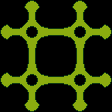

Below is a game level as drawn by its tile map, then a one-line description and the .tmx file that defines it, in full:
An orthogonal 14x14 tile map with 8x8 px tiles, 1 tile layer (Layer 1).

<map version="1.2" tiledversion="1.2.4" orientation="orthogonal" renderorder="right-down" width="14" height="14" tilewidth="8" tileheight="8" infinite="0" nextlayerid="8" nextobjectid="1">
 <tileset firstgid="1" name="tileset" tilewidth="8" tileheight="8" tilecount="132" columns="12">
  <image source="tileset.png" width="96" height="88" />
 </tileset>
 <layer id="7" name="Layer 1" width="14" height="14">
  <data encoding="csv">
0,0,0,5,6,0,0,0,0,5,6,0,0,0,
0,0,0,17,18,0,0,0,0,17,18,0,0,0,
0,0,0,41,42,0,0,0,0,41,42,0,0,0,
49,50,52,53,54,57,51,51,56,53,54,55,58,59,
61,62,64,65,66,69,63,63,68,65,66,67,70,71,
0,0,0,101,102,0,0,0,0,101,102,0,0,0,
0,0,0,29,30,0,0,0,0,29,30,0,0,0,
0,0,0,29,30,0,0,0,0,29,30,0,0,0,
0,0,0,89,90,0,0,0,0,89,90,0,0,0,
49,50,52,53,54,57,51,51,56,53,54,55,58,59,
61,62,64,65,66,69,63,63,68,65,66,67,70,71,
0,0,0,77,78,0,0,0,0,77,78,0,0,0,
0,0,0,113,114,0,0,0,0,113,114,0,0,0,
0,0,0,125,126,0,0,0,0,125,126,0,0,0
</data>
 </layer>
</map>